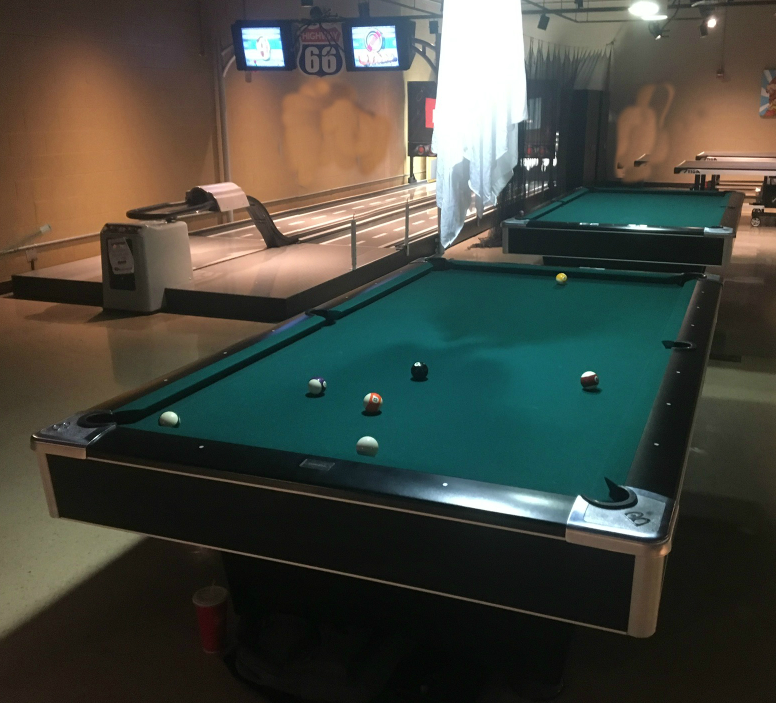
#> input picture pool table.jpg, 1552 x 1406 px, found by its file name (shown at 1/2 size)
$ python pool_table.py   (older library calls are emulated)
#> lines starting #> are read from the running program, lines starting #| are printed output that depends on the picture; after the words box and inside, x2 and y2 are one past the last pixel; in counts of white or black regions, pixels touching at a corner belong together
import sys

import cv2
import matplotlib.pyplot as plt
import numpy as np


def main():

    im = cv2.imread('../images/1/pool table.jpg', 0)
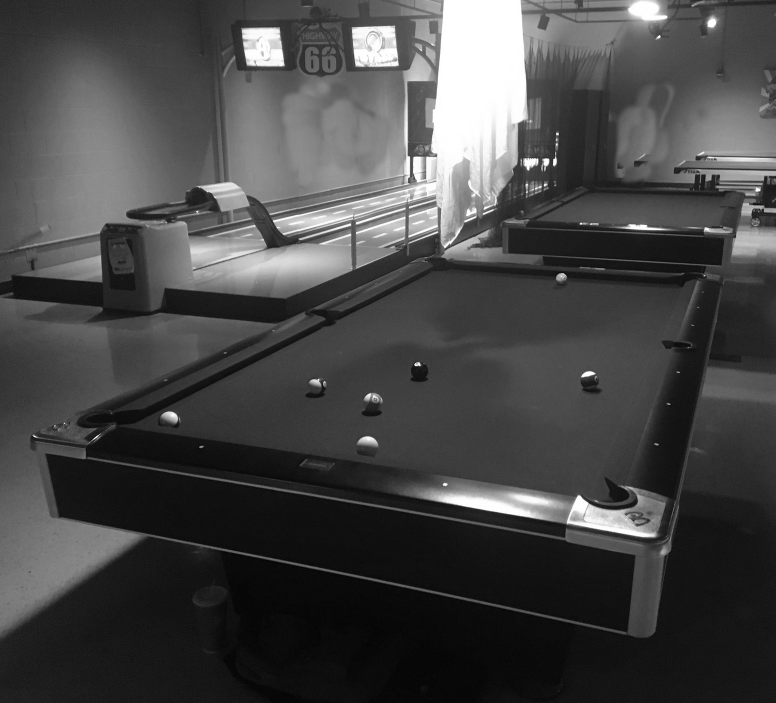
#> im: shape (1406, 1552) (shown at 1/2 size); min 0, max 255, mean 70.5
    im_med5 = cv2.medianBlur(im,5)
    # im_med5 = cv2.GaussianBlur(im, (5,5), 0)


    scale = 1
    delta = 0
    ddepth = cv2.CV_16S
    # Gradient-X
    grad_x = cv2.Sobel(im_med5, ddepth, 1, 0, ksize=3, scale=scale, delta=delta, borderType=cv2.BORDER_DEFAULT)
    # grad_x = cv2.Scharr(im_med5,ddepth,1,0)

    # Gradient-Y
    grad_y = cv2.Sobel(im_med5, ddepth, 0, 1, ksize=3, scale=scale, delta=delta, borderType=cv2.BORDER_DEFAULT)
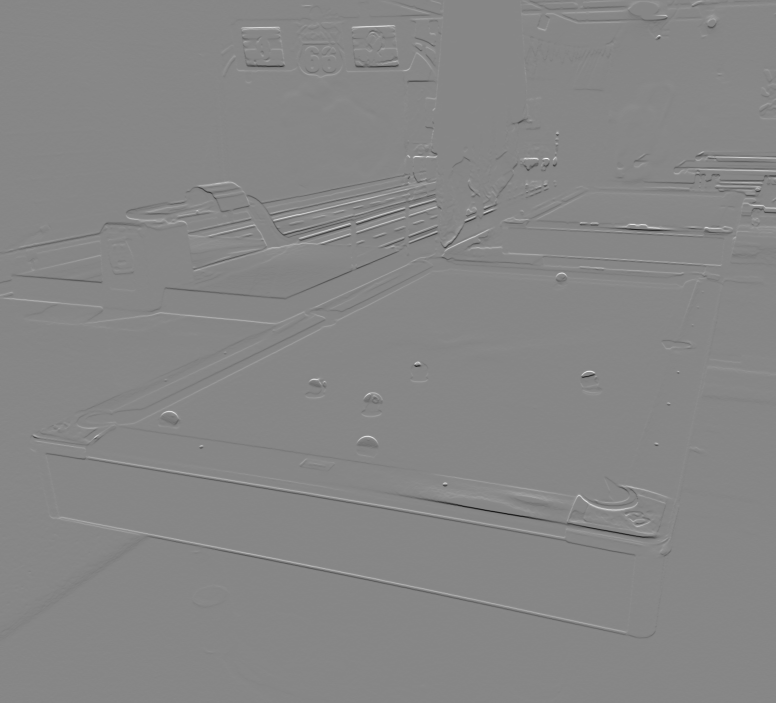
#> grad_y: shape (1406, 1552) int16 (shown at 1/2 size); min -809, max 721, mean -0.5; drawn with min black and max white
    # grad_y = cv2.Scharr(im_med5,ddepth,0,1)

    abs_grad_x = cv2.convertScaleAbs(grad_x)  # converting back to uint8
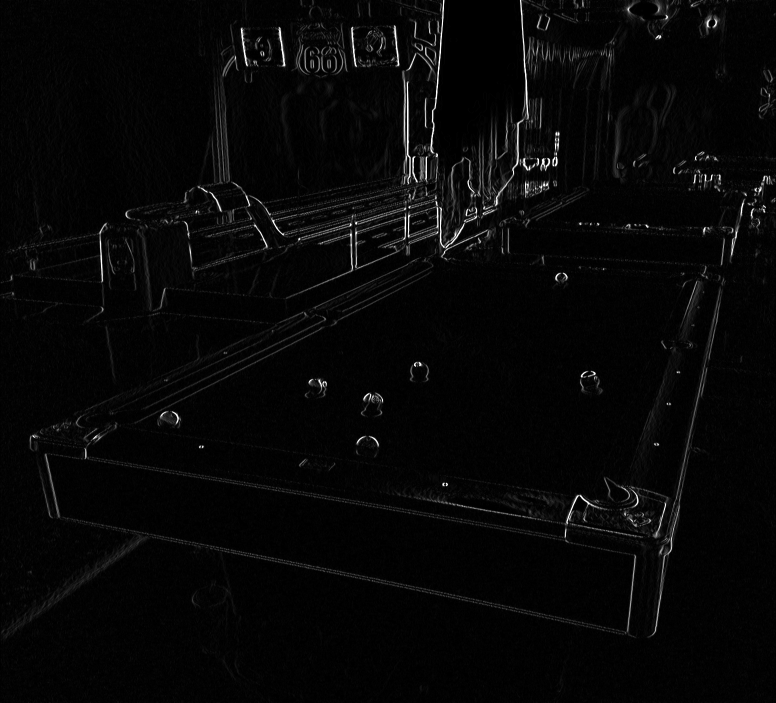
#> abs_grad_x: shape (1406, 1552) (shown at 1/2 size); min 0, max 255, mean 6.8
    abs_grad_y = cv2.convertScaleAbs(grad_y)
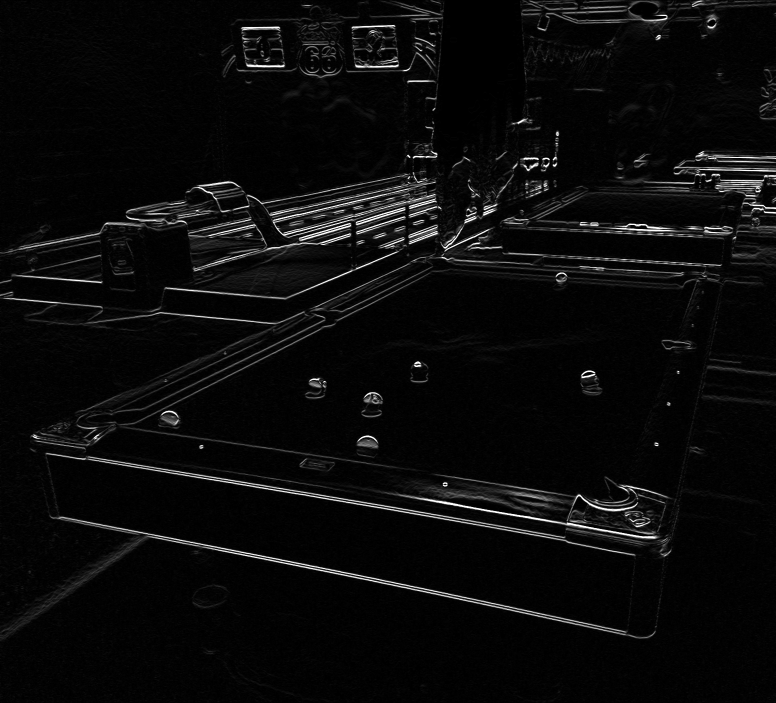
#> abs_grad_y: shape (1406, 1552) (shown at 1/2 size); min 0, max 255, mean 10.4

    # dst = cv2.addWeighted(abs_grad_x, 0.5, abs_grad_y, 0.5, 0)
    dst = cv2.add(abs_grad_x,abs_grad_y)
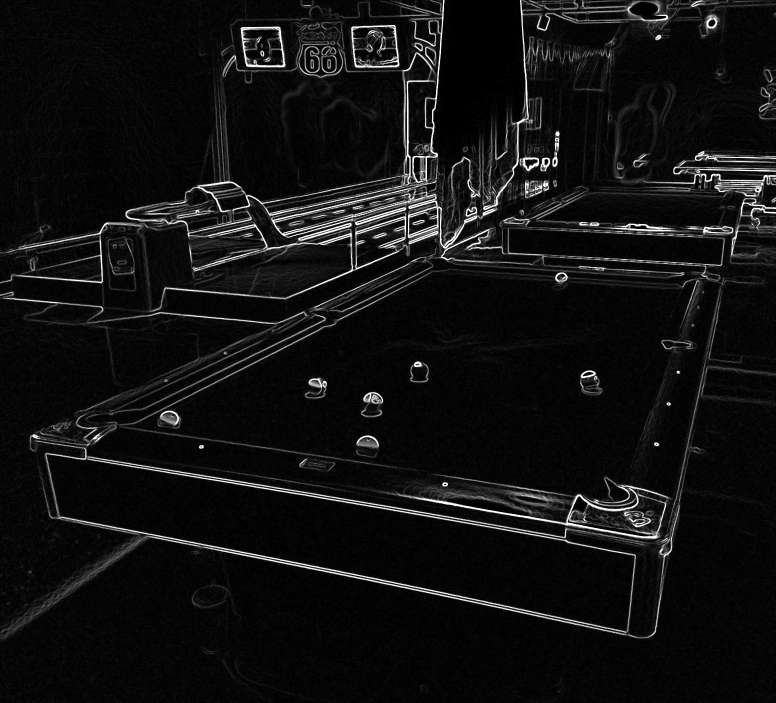
#> dst: shape (1406, 1552) (shown at 1/2 size); min 0, max 255, mean 16.6

    dst = cv2.GaussianBlur(dst, (9,9), 0, dst)
    p3 = plt.figure(3)
    plt.imshow(dst)

    im_can = cv2.Canny(dst, 50, 150, True)
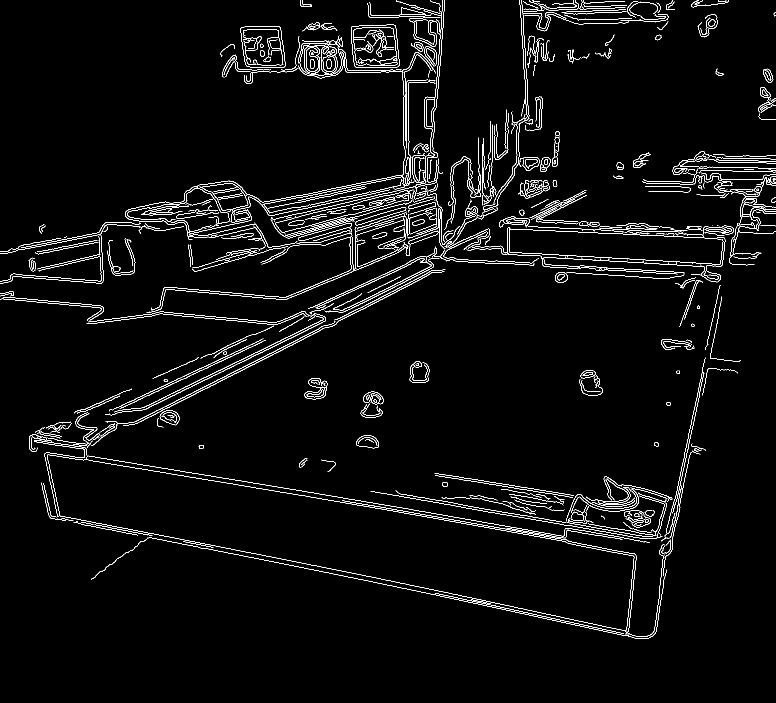
#> im_can: shape (1406, 1552) (shown at 1/2 size); 3.2% white in thin lines or dots
    minLineLength = 1
    lines = cv2.HoughLines(im_can, 100, np.pi/180, 100)
#> lines = 102 rows, first 8: [500, 1.47], [400, 1.59], [400, 1.64], [600, 1.4], [300, 1.73], [800, 0.925], [600, 1.29], [800, 1.24]

    x0=0
    xend = im.shape[1]-1
#> xend = 1551

    for line in lines:
        rho = line[0][0]
        theta = line[0][1]
        a = np.cos(theta)
        b = np.sin(theta)

        try:
            y0 = np.round((-a/b) * x0 + rho/b, 0)
            y0 = int(y0)
            yend = np.round((-a/b)*xend + rho/b, 0)
            yend = int(yend)
            cv2.line(im, (x0, y0), (xend, yend),(225,0,0),2)
        except ValueError:
            pass
#> this loop made 102 passes
#> (rho, theta, a, b, y0, yend) on passes 1 to 12: (500, 1.47, 0.105, 0.995, 503, 340), (400, 1.59, -0.0175, 1, 400, 427), (400, 1.64, -0.0698, 0.998, 401, 509), (600, 1.4, 0.174, 0.985, 609, 336), (300, 1.73, -0.156, 0.988, 304, 549), (800, 0.925, 0.602, 0.799, 1002, -167), (600, 1.29, 0.276, 0.961, 624, 179), (800, 1.24, 0.326, 0.946, 846, 312), (800, 1.2, 0.358, 0.934, 857, 262), (900, 0.75, 0.731, 0.682, 1320, -344), (900, 1.1, 0.454, 0.891, 1010, 220), (800, 1.08, 0.469, 0.883, 906, 81)
#> (rho, theta, a, b, y0) on pass 35: (800, 0, 1, 0, nan)
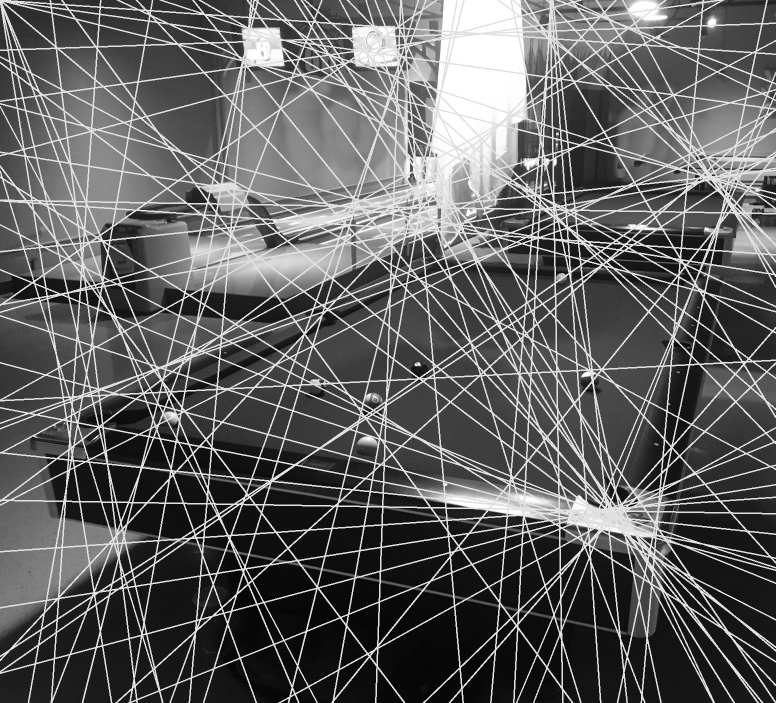
#> im: shape (1406, 1552) (shown at 1/2 size); 17.74% of pixels changed, all inside (x1, y1, x2, y2) = (0, 0, 1552, 1406)

    cv2.imshow("img", im)
    cv2.waitKey()
    # for x1, y1, x2, y2 in lines[0]:
    #     cv2.line(im, (x1, y1), (x2, y2), (0, 255, 0), 2)

    cv2.imwrite('../images/1/houghlines5.jpg', im)

    # im_med5 = cv2.medianBlur(im, 9)
    # im_can = cv2.Sobel(im)

    p1 = plt.figure(1)
    plt.imshow(dst)

    p2 = plt.figure(2)
    plt.imshow(im_can)
    plt.show(block=True)


if __name__ == '__main__':
    main()
